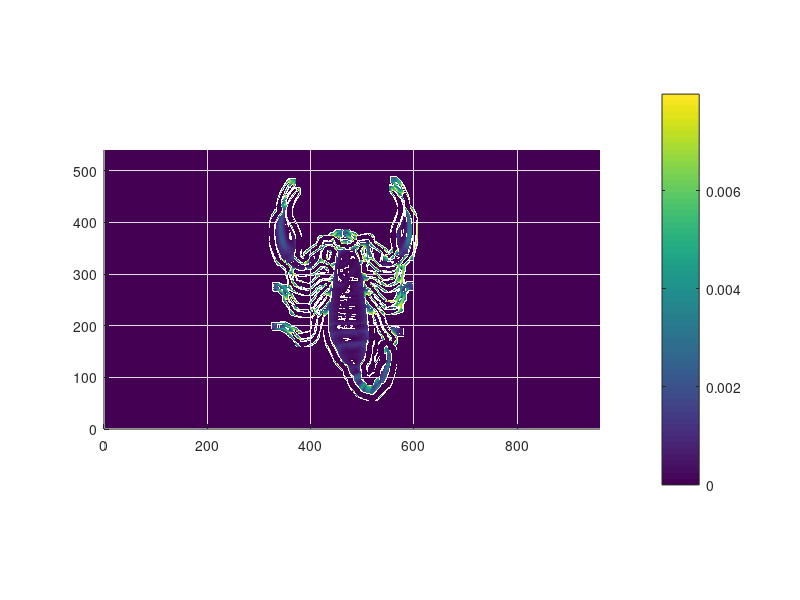

Write the MATLAB code that produced this figure.
% =====================================
% \author  Yitian Shao
% \created 11/19/2015 
% 
% Used to display extracted depth image
% =====================================
IMAGE_WIDTH = 960;
IMAGE_HEIGHT =540;

% fileID = fopen('Map.txt');
fileID = fopen('modifedMap.txt');

dataStream = textscan(fileID,repmat('%f',1,IMAGE_WIDTH));
fclose(fileID);

depthMatrix = zeros(IMAGE_HEIGHT,IMAGE_WIDTH);

for i = 1:IMAGE_HEIGHT
    for j = 1:IMAGE_WIDTH
        depthMatrix(i,j) = dataStream{j}(i);
    end
end

%%
figure('Position',[400,200,IMAGE_WIDTH,IMAGE_HEIGHT-26])
surf(depthMatrix,'EdgeColor','none');
view(2);
xlim([0 IMAGE_WIDTH]);
ylim([0 IMAGE_HEIGHT]);
axis equal
colorbar